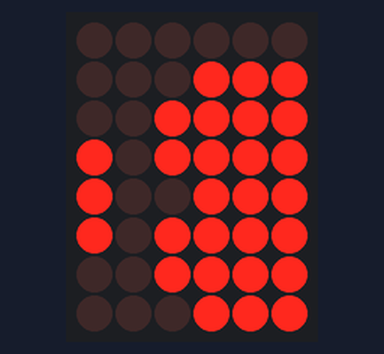
Simulated run of this sketch. Board: Arduino Uno, built with avr-gcc and run on an emulated ATmega328P. Shown: 6×8 LED matrix. Wiring (inferred from the names in the program): LED matrix (orientation assumed): rows pin 3, pin 4, pin 5, pin 6, pin 7, pin 8, pin 9, pin 10; columns pin 11, pin 14, pin 15, pin 16, pin 17, pin 18.

Above: at 0.1 s.
At 1.7 s:
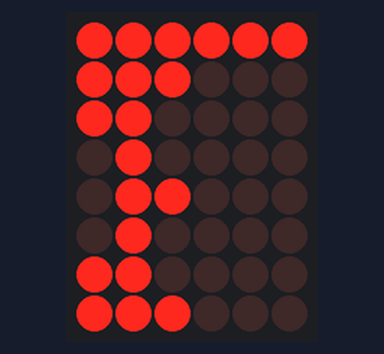
At 3.3 s:
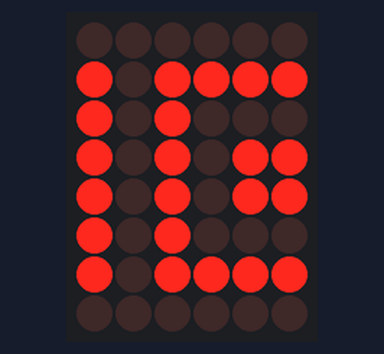
At 4.9 s:
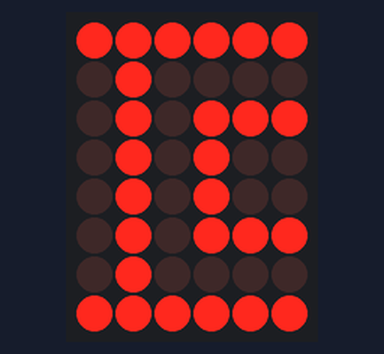
At 6.5 s:
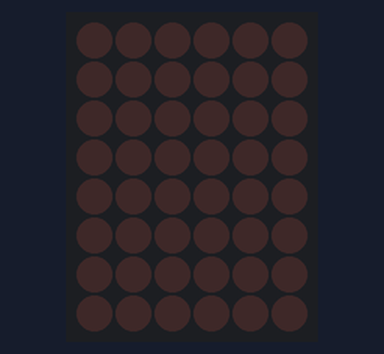

The sketch:

fourimages.ino
```cpp
// a 0 indicates the LED is off, 1 is on

byte Matrix1[] = {
  B00000000,
  B01101100,
  B11111110,
  B11111110,
  B11111110,
  B01111100,
  B00111000,
  B00010000};

byte Matrix2[] = {
  B11111111,
  B10010011,
  B00000001,
  B00000001,
  B00000001,
  B10000011,
  B11000111,
  B11101111};

byte Matrix3[] = {
  B00000000,
  B01111110,
  B01000010,
  B01011010,
  B01011010,
  B01000010,
  B01111110,
  B00000000};

byte Matrix4[] = {
  B11111111,
  B10000001,
  B10111101,
  B10100101,
  B10100101,
  B10111101,
  B10000001,
  B11111111};

//const int columnPins[] = {  9,8, 7, 6, 5, 4, 3, 2};
//const int rowPins[]    = { 10,11,12,15,16,17,18,19};
const int columnPins[] = {  14, 15, 16, 17, 18, 19, 11, 12};
const int rowPins[]    = { 3, 4, 5, 6, 7, 8, 9,10};

void setup() {
  for (int i = 0; i < 8; i++)
  {
    pinMode(rowPins[i], OUTPUT);        // make all the LED pins outputs
    pinMode(columnPins[i], OUTPUT);
    digitalWrite(columnPins[i], HIGH);  // disconnect column pins from Ground
  }
}

void loop() {
  int pulseDelay = 800 ;          // milliseconds to wait between images

  show(Matrix1, 1600);           // show image1 for 2000 ms
  show(Matrix2, 1600);       // show image2 for 2000 ms
  show(Matrix3, 1600);           // show image1 for 2000 ms
  show(Matrix4, 1600);       // show image2 for 2000 ms

  delay(pulseDelay);              // show nothing between images
}

// routine to show a frame of an image stored in the array pointed to
// by the image parameter.
// the frame is repeated for the given duration in milliseconds
void show( byte * image, unsigned long duration)
{
 unsigned long start = millis();            // begin timing the animation
 while (start + duration > millis())        // loop until duration period has passed
  {
    for(int row = 0; row < 8; row++)
    {
      digitalWrite(columnPins[row], HIGH);          // connect row to +5 volts
      for(int column = 0; column < 8; column++)
      {
        boolean pixel = bitRead(image[row],column);
        if(pixel == 1)
        {
          digitalWrite(rowPins[column], LOW);  // connect column to Gnd
        }
        delayMicroseconds(300);                   // a small delay for each LED
        digitalWrite(rowPins[column], HIGH);   // disconnect column from Gnd
      }
      digitalWrite(columnPins[row], LOW);            // disconnect LEDs
    }
  }
}
```

Measured:
- by itself, everything shown: repeats every 7.2 s, in 5 steps
- what the display in image 0 shows lasts 1.6 s, from 0.1 s to 1.7 s
- what the display in image 4 shows lasts 0.8 s, from 6.5 s to 7.3 s
